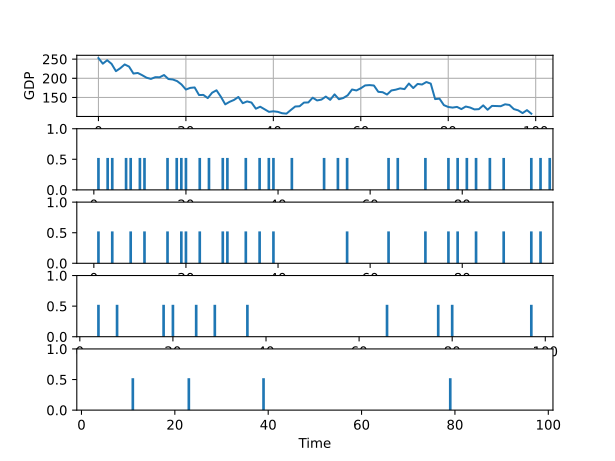

Here is the Python script that generated this plot:
import random
import numpy as np
import matplotlib.pyplot as plt
from src.srn import NECN, encoding
from src.utils import ornstein_uhlenbeck_process




# Parameters
np.random.seed(123)
random.seed(123)
theta = 0.7  # Speed of mean reversion
mu = 0.0     # Long-term mean
sigma = 0.3  # Volatility
x0 = 1.0     # Initial value
dt = 0.01    # Time increment
n_steps = 1000  # Number of steps

# Simulate the process
ou_process = ornstein_uhlenbeck_process(theta, mu, sigma, x0, dt, n_steps)
ou_process1 = ornstein_uhlenbeck_process(ou_process, mu, sigma, x0, dt, n_steps) # OU套OU

series = (ou_process-np.min(ou_process)+1)*100
series = [series[i*10] for i in range(n_steps//10)]

plt.figure(figsize=(10, 10))
plt.plot(ou_process)
plt.grid()
plt.show()

plt.subplot(5, 1, 1)
plt.plot([i for i in range(100)], series)  # np.linspace(0, n_steps * dt, n_steps)
plt.grid(True)
plt.ylabel('GDP')

ConceptNeurons = [
        NECN(v_th=5),
        NECN(v_th=10),
        NECN(v_th=20),
        NECN(v_th=50),
    ]
yts = []
for xt in series:
    yt, ConceptNeurons = encoding(xt, ConceptNeurons)
    yts.append(yt)
yts = np.array(yts) # (200, 4)
print('yts.shape: ', yts.shape)

plt.subplot(5, 1, 2);plt.ylim(0, 1)
for i, value in enumerate(yts[:, 0]):
    if value == 1:
        plt.axvline(x=i, ymin=0, ymax=0.5, linestyle='-', linewidth=2)

plt.subplot(5, 1, 3);plt.ylim(0, 1)
for i, value in enumerate(yts[:, 1]):
    if value == 1:
        plt.axvline(x=i, ymin=0, ymax=0.5, linestyle='-', linewidth=2)

plt.subplot(5, 1, 4);plt.ylim(0, 1)
for i, value in enumerate(yts[:, 2]):
    if value == 1:
        plt.axvline(x=i, ymin=0, ymax=0.5, linestyle='-', linewidth=2)

plt.subplot(5, 1, 5);plt.ylim(0, 1)
for i, value in enumerate(yts[:, 3]):
    if value == 1:
        plt.axvline(x=i, ymin=0, ymax=0.5, linestyle='-', linewidth=2) #  color='b',
plt.xlabel('Time')

plt.xlim(-1, 101)


plt.savefig('OU.svg')
plt.show()